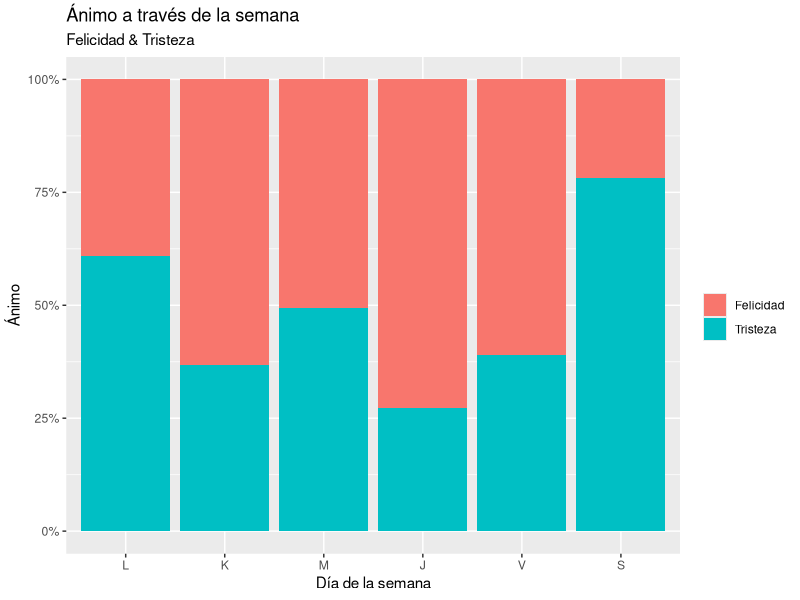
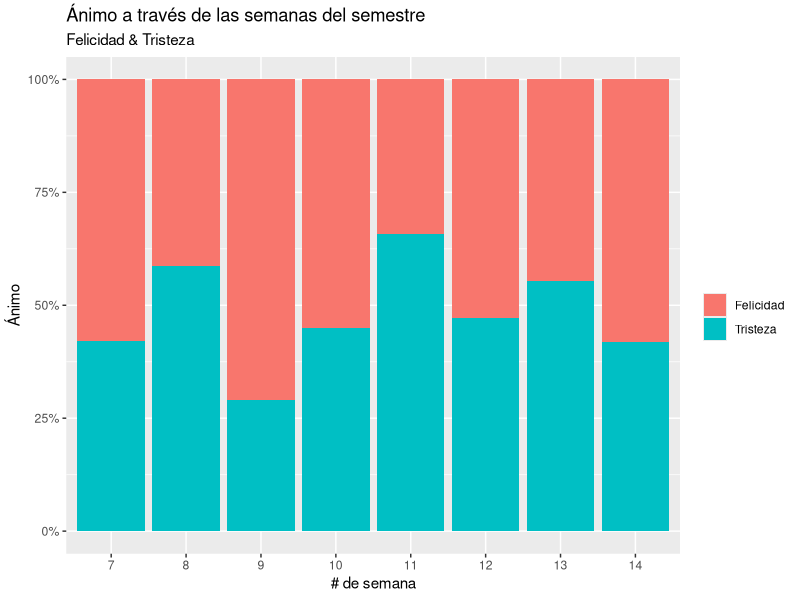
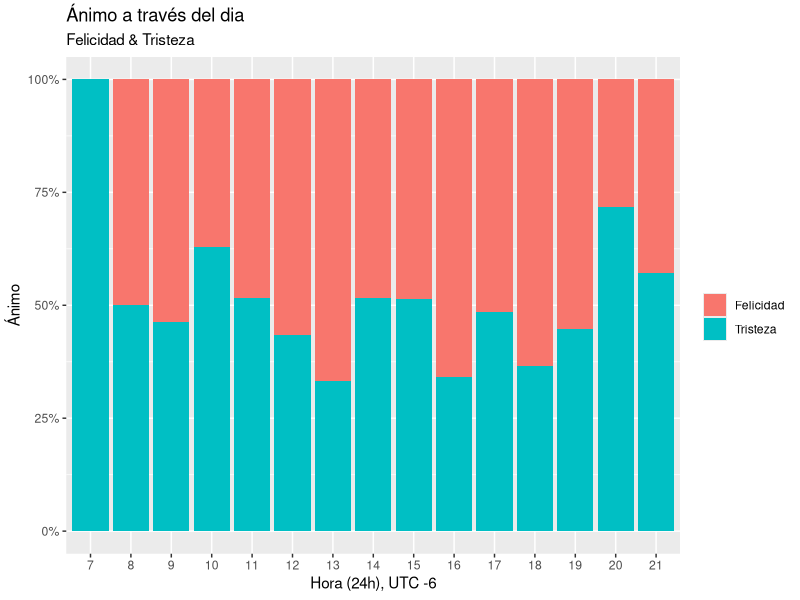
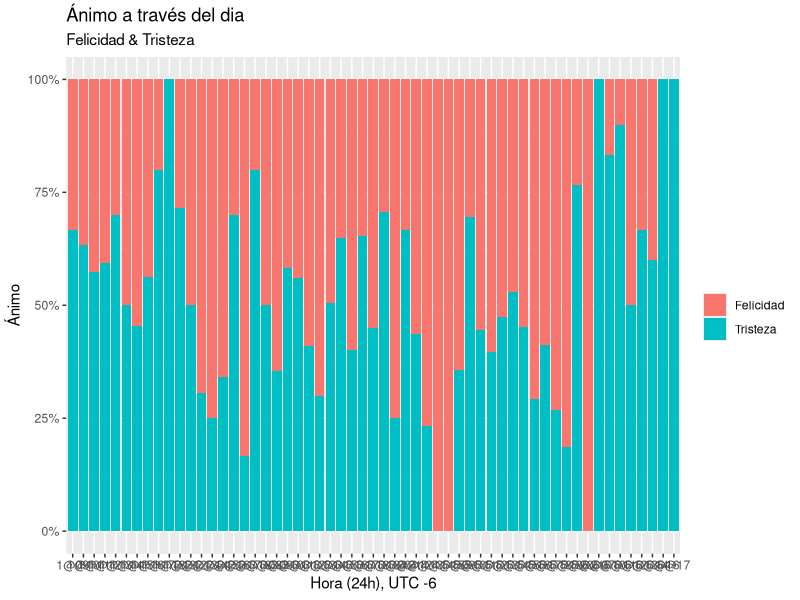

The R script that drew these images, in order: (Note: this script raises an error after producing the figures.)
getwd()
# Deberia ser directorio del proyecto

# ===================
#   Setup datos
# ===================
data <- read.table("data.csv", header = TRUE, sep=",")
data$date_parsed <- as.Date(data$date, format = "%m/%d/%Y %R")
data$class_week <- as.integer(strftime(data$date_parsed, format = "%V")) - 30
data$week_day <- as.integer(strftime(data$date_parsed, format = "%u"))
data$hour <- as.integer(format(strptime(data$date, "%m/%d/%Y %R"), "%H"))
data$day_hour <- format(strptime(data$date, "%m/%d/%Y %R"), "%u@%H")


# ===================
#   Setup graficos
# ===================
library(ggplot2)

# Por dia de la semana
pwd <- ggplot(data = data, 
            mapping =  aes(x = factor(week_day, labels = c("L", "K", "M", "J", "V", "S")),
                           fill = factor(happy, labels = c("Felicidad", "Tristeza")),  label = "count"))

# Por semana del año
pw <- ggplot(data = data, 
              mapping =  aes(x = factor(class_week), fill = factor(happy, labels = c("Felicidad", "Tristeza")),  label = "count"))

# Por hora del dia
ph <- ggplot(data = data, 
             mapping =  aes(x = factor(hour), fill = factor(happy, labels = c("Felicidad", "Tristeza")),  label = "count"))

# Por hora del dia y dia de la semana
pwh <- ggplot(data = data, 
             mapping =  aes(x = factor(day_hour), fill = factor(happy, labels = c("Felicidad", "Tristeza")),  label = "count"))

# ===================
#      Graficos
# ===================

# Felicidad por dia de la semana
pwd + scale_y_continuous(labels = scales::percent) +
  geom_bar(position = "fill", stat = "count") + 
  labs (
    title = "Ánimo a través de la semana",
    fill = "",
    x = "Día de la semana",
    y = "Ánimo",
    subtitle = "Felicidad & Tristeza"
  )

# Felicidad por semana del año
pw + scale_y_continuous(labels = scales::percent) +
  geom_bar(position = "fill", stat = "count") + 
  labs (
    title = "Ánimo a través de las semanas del semestre",
    fill = "",
    x = "# de semana",
    y = "Ánimo",
    subtitle = "Felicidad & Tristeza"
  )

# Felicidad por hora
ph + scale_y_continuous(labels = scales::percent) +
  geom_bar(position = "fill", stat = "count") + 
  labs (
    title = "Ánimo a través del dia",
    fill = "",
    x = "Hora (24h), UTC -6",
    y = "Ánimo",
    subtitle = "Felicidad & Tristeza"
  )

# Felicidad por hora del dia
pwh + scale_y_continuous(labels = scales::percent) +
  geom_bar(position = "fill", stat = "count") + 
  labs (
    title = "Ánimo a través del dia",
    fill = "",
    x = "Hora (24h), UTC -6",
    y = "Ánimo",
    subtitle = "Felicidad & Tristeza"
  )



# ==================
#     Ejemplos
# ==================

#stack
p + geom_bar(position = "stack", stat = "count") 

#dodge
p + geom_bar(position = "dodge", stat = "count") 

#fill
p +  geom_bar(position = "fill", stat = "count") 